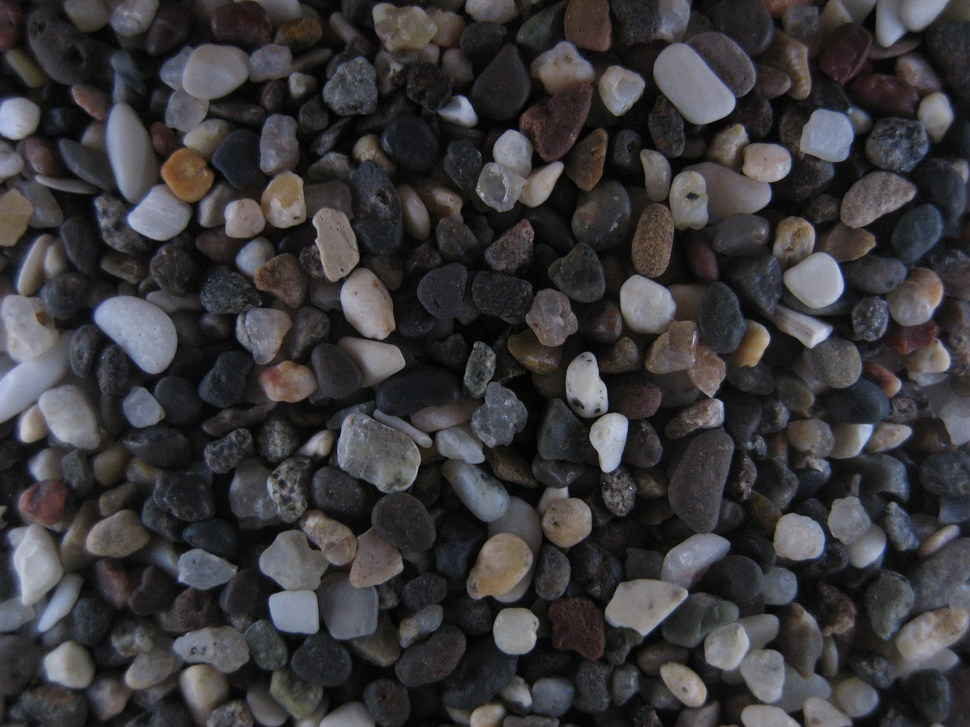
%> input picture applications/DigitalGrainSizeAnalysis/images/IMG_0202.JPG, 970 x 727 px, shrunk from 2592 x 1944 before the run
$ octave dgs_gui_fileload.m   (GNU Octave 9; MATLAB toolbox functions it lacks are replaced by stand-ins)
%> lines starting %> are read from the running program, lines starting %| are printed output that depends on the picture
### applications/DigitalGrainSizeAnalysis/subfunctions/fileload.m
% fileload
% loads a file into a matrix

function data = fileload(image_path)

if isstruct(image_path)
    image_path = fullfile(image_path.path,image_path.name);
end

data=imread(image_path);
if numel(size(data))==3
    data=double(0.2990 * data(:,:,1) + ...
                0.5870 * data(:,:,2) + ...
                0.1140 * data(:,:,3));
else
    data=double(data);
end

### applications/DigitalGrainSizeAnalysis/subfunctions/dgs_gui_show.m
function dgs_gui_show(sample)

if ~exist('sample','var')
    objSelectBox = findobj('tag','PickImage');
    objImage     = findobj('tag','current_image');

    ix = get(objSelectBox,'value');
    sample = get(objImage,'userdata');
    sample = sample(ix);
end

if ~isempty(sample.name)

    if isempty(sample.data)
        sample.data=fileload(sample);
    end

    set(findobj('tag','current_image'),'cdata',sample.data); colormap(gray);

    % set resolution bar to whatever the resolution actually is
    set(findobj('tag','res'),'String',num2str(sample.resolution));

    % remove plotted roi lines from previous image
    ax = findobj('Tag','im_axes1');
    ax2 = findobj('Tag','plot_axes');
    ax3 = findobj('Tag','auto_axes');
    chx = get(ax,'Children');
    if length(chx)>=2
        chx(end)=[];
        delete(chx)
    end

    % update title
    % a=get(findobj('tag','im_axes1'),'title');
    % set(get(findobj('tag','im_axes1'),'title'),'string',char(sample.name));

    h=findobj('tag','current_image');
    set(h,'cdata',sample.data); % make first image appear

    [Nv,Nu,blank] = size(sample.data);
    set(h,'xdata',1:Nu); % scales and labels
    set(h,'ydata',1:Nv);

    set(ax,'ylim',[1,size(sample.data,1)])
    set(ax,'xlim',[1,size(sample.data,2)])

    % if navigating back, draw roi lines back on
    if sample.num_roi>0
        for k=1:sample.num_roi
            sample.roi_line{k} = line(sample.roi_x{k},sample.roi_y{k},'color','red','linewidth',2);
        end
    end

    % first set axes ticks to be increments of 500
    set(ax,'ytick',linspace(1,size(sample.data,1),2))
    set(ax,'xtick',linspace(1,size(sample.data,2),2))
    % scale current x and y labels
    set(ax,'xticklabels',num2str(get(ax,'xtick')'.*sample.resolution))
    set(ax,'yticklabels',num2str(get(ax,'ytick')'.*sample.resolution))
    % axis tight

    if isfield(sample,'roi_line')
        if iscell(sample.roi_line)
        sample.roi_line{1} = line(sample.roi_x{1},...
            sample.roi_y{1},'color','red','linewidth',5);
        end
    end

   if ~isfield(sample,'auto') || isempty(sample.auto)

        chx = get(ax3,'Children');
        if length(chx)>=2
            chx(end)=[];
            delete(chx)
        end
        axes(ax3)
        title('')

        [Nv,Nu,blank] = size(sample.data);

        % calculate 2D autocorrel
        im=sample.data(1:min(Nu,Nv),1:min(Nu,Nv));
        % 2D-FFT transform on de-meaned image
        % power spectrum
        mag=abs(fft2(fftshift(im-mean(im(:))))).^2;
        %Shift zero-frequency component to centre of spectrum
        auto=fftshift(real(ifft2(mag)));
        auto = auto./max(auto(:));

        [centx,centy] = find(auto==1);
        % spectify number of lags to compute
        l = length(auto);
        nlags=round(l/8);
        % centre 2d autocorrelogram
        auto = auto(centx-nlags:centx+nlags,centy-nlags:centy+nlags);

        sample.auto = auto;
        [Nv,blank,blank] = size(sample.auto);

        h=findobj('tag','auto_image');

        set(h,'userdata',sample);
        set(h,'cdata',sample.auto); % make fi

        set(findobj('tag','auto_axes'),'xlim',[-2 2+Nv],...
            'ylim',[-2 2+Nv])
        grid off
        title('2D autocorrelation')
        axes(ax)

    end
    %         cla(ax3)
    if ~isempty(sample.dist)

        %     cla(ax3)
        chx = get(ax3,'Children');
        if length(chx)>=2
            chx(end)=[];
            delete(chx)
        end

        h=findobj('tag','auto_image');

        tmpimage=sample.roi{1};
        [Nv,Nu,blank] = size(tmpimage);
        tmpimage=tmpimage(round((Nv/2)-sample.percentiles(8)*1/sample.resolution):...
            round((Nv/2)+sample.percentiles(8)*1/sample.resolution),...
            round((Nu/2)-sample.percentiles(8)*1/sample.resolution):...
            round((Nu/2)+sample.percentiles(8)*1/sample.resolution));
        [Nv,Nu,blank] = size(tmpimage);
        set(h,'cdata',tmpimage); % make fi
        axes(ax3)
        set(findobj('tag','auto_axes'),'xlim',[-2 2+Nv],...
            'ylim',[-2 2+Nv])
        set(ax3,'xticklabels',num2str(get(ax3,'xtick')'.*sample.resolution))
        set(ax3,'yticklabels',num2str(get(ax3,'ytick')'.*sample.resolution))

        grid off
        title('Sample Of Image')
        hold on
        plot([Nv/2 Nv/2],...
            [Nu/2 (Nu/2)+sample.percentiles(5)*1/sample.resolution],'r-','linewidth',2)
        text(Nv/2,Nu/2,'D_{50}','color','g','fontsize',12)

    else
        chx = get(ax3,'Children');
        if length(chx)>=2
            chx(end)=[];
            delete(chx)
        end
        [Nv,blank,blank] = size(sample.auto);

        h=findobj('tag','auto_image');

        set(h,'userdata',sample);
        set(h,'cdata',sample.auto); % make fi

        set(findobj('tag','auto_axes'),'xlim',[-2 2+Nv],...
            'ylim',[-2 2+Nv])
        grid off
        axes(ax3)
        title('2D autocorrelation')
    end
    axes(ax)


    if ~isempty(sample.dist)

        cla(ax2)

        h=findobj('Tag','plot_axes');
        axes(h)
        bar(sample.dist(:,1),sample.dist(:,2))
        if sample.resolution==1
            xlabel('Size (Pixels)')
        else
            xlabel('Size (mm)')
        end
        ylabel('Density')
        axis tight
        set(gca,'ydir','normal')
        text(.7,.92,['Mean = ',num2str(sample.arith_moments(1),3)],'units','normalized','fontsize',7)
        text(.7,.85,['Sorting = ',num2str(sample.arith_moments(2),3)],'units','normalized','fontsize',7)
        text(.7,.78,['Skewness = ',num2str(sample.arith_moments(3),3)],'units','normalized','fontsize',7)
        text(.7,.70,['D_{10} = ',num2str(sample.percentiles(2),3)],'units','normalized','fontsize',7)
        text(.7,.62,['D_{50} = ',num2str(sample.percentiles(5),3)],'units','normalized','fontsize',7)
        text(.7,.54,['D_{90} = ',num2str(sample.percentiles(8),3)],'units','normalized','fontsize',7)
        grid off
        axes(ax2)
        title('Size Distribution')
        axes(ax)

    else
        cla(ax2)
        title('')
    end

end

### applications/DigitalGrainSizeAnalysis/subfunctions/dgs_gui_fileload.m

% dgs_gui_fileload
% loads images into the program
%
% Written by Daniel Buscombe, various times in 2012 and 2013
% while at
% School of Marine Science and Engineering, University of Plymouth, UK
% then
% Grand Canyon Monitoring and Research Center, U.G. Geological Survey, Flagstaff, AZ
% please contact:
% dbuscombe@usgs.gov
% for lastest code version please visit:
% https://github.com/dbuscombe-usgs
% see also (project blog):
% http://dbuscombe-usgs.github.com/
%====================================
%   This function is part of 'dgs-gui' software
%   This software is in the public domain because it contains materials that originally came
%   from the United States Geological Survey, an agency of the United States Department of Interior.
%   For more information, see the official USGS copyright policy at
%   http://www.usgs.gov/visual-id/credit_usgs.html#copyright
%====================================

[image_name, image_path] = uigetfile({'*.*';'*.JPG';'*.BMP';'*.PNG';...
    '*.TIFF';'*.jpg';'*.bmp';'*.png';'*.tiff';'*.tif'},...
    'Load images ...', 'MultiSelect', 'on');	% get image names
%> the answer given: ../images/IMG_0202.JPG

if isequal(image_name,0) || isequal(image_path,0)
    disp('You pressed cancel') % msg if cancel button pressed
    sample = struct('data',[],'name','');
else % cancel button not pressed

    addpath(image_path) % add these to path so matlab can find them

    if ~iscell(image_name) % only 1 image selected

        F{1}=[image_path,image_name];

        sample(1).data=fileload(fullfile(image_path,image_name));
%> in fileload, data is the input picture: size 727x970x3 uint8; mean R, G, B 58.2, 56.6, 58.8
%> in fileload, `data=double(0.2990 * data(:,:,1) + 0.5870 * data(:,:,2) + 0.1140 * dat..`:
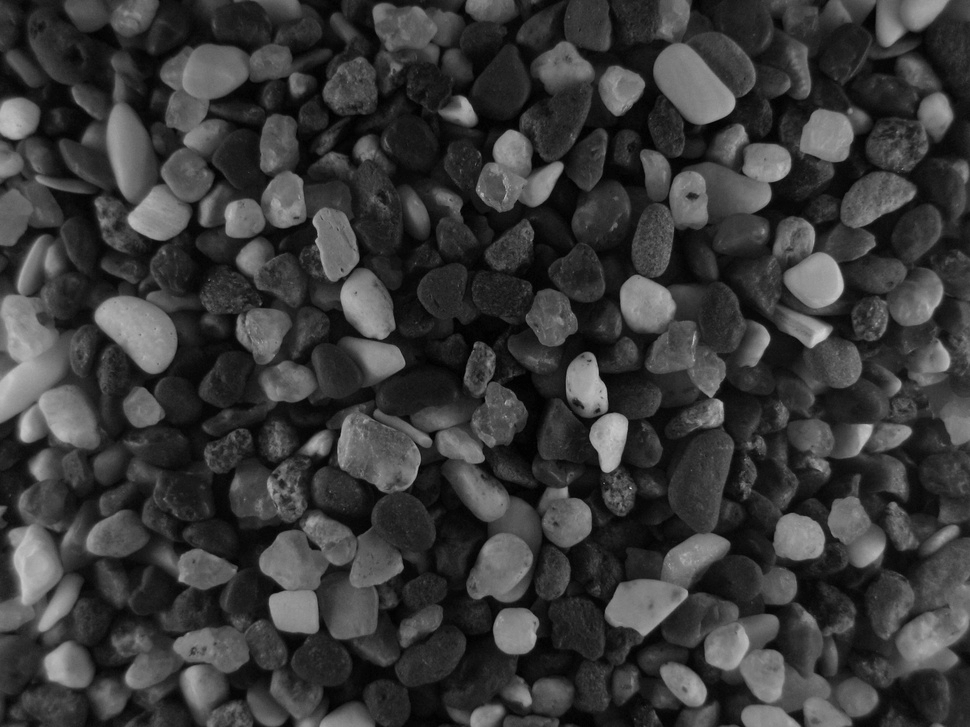
%> data: size 727x970 double; min 0, max 209, mean 57.3
        im=sample(1).data;
        [n,m,p] = size(im);
%> n = 727; m = 970; p = 1
        % cosine taper
        w = .25;
        window = repmat(tukeywin(n,w),1,m).*rot90(repmat(tukeywin(m,w),1,n));

        for i = 1:p
            im(:,:,i) = im(:,:,i).*window;
        end
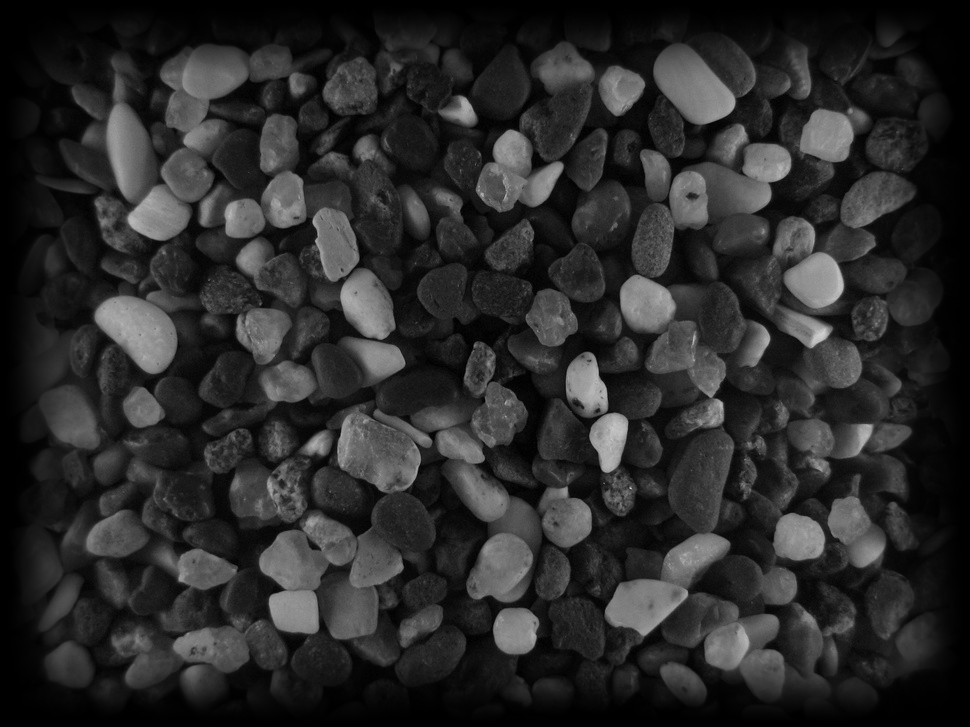
%> im: size 727x970 double; min 0, max 209, mean 42.8
        sample(1).data=im;

        sample(1).name=image_name;
        sample(1).path=image_path;
        sample(1).num_roi=0;
        sample(1).whole_roi=0;
        sample(1).roi={};
        sample(1).roi_x={};
        sample(1).roi_y={};
        sample(1).resolution=1;
        sample(1).flattened=0;
        sample(1).filtered=0;
        sample(1).filt1=2;
        sample(1).filt2=0.25;
        sample(1).filt3=2;
        sample(1).percentiles={};
        sample(1).arith_moments={};
        sample(1).geom_moments={};
        sample(1).dist={};


    else % more than 1 image

        % more efficient to preallocate
        sample = struct('data',cell(1,length(image_name)),...
            'name',cell(1,length(image_name)),...
            'path',cell(1,length(image_name)),...
            'resolution',cell(1,length(image_name)),....
            'num_roi',cell(1,length(image_name)),....
            'whole_roi',cell(1,length(image_name)),....
            'roi',cell(1,length(image_name)),...
            'roi_y',cell(1,length(image_name)),...
            'roi_x',cell(1,length(image_name)),...
            'flattened',cell(1,length(image_name)),....
            'filtered',cell(1,length(image_name)),...
            'filt1',cell(1,length(image_name)),...
            'filt2',cell(1,length(image_name)),...
            'filt3',cell(1,length(image_name)),...
            'percentiles',cell(1,length(image_name)),...
            'arith_moments',cell(1,length(image_name)),...
            'geom_moments',cell(1,length(image_name)),...
            'dist',cell(1,length(image_name)));

        F=cell(1,size(image_name,2));
        for i=1:size(image_name,2)
            ff=fullfile(image_path, char(image_name(i)));
            disp(['User selected ', ff]);
            fprintf(fid,'%s\n',['%User selected ', ff]);
            F{i}=ff;
        end

        % load first two images only
        sample(1).data=fileload(fullfile(image_path,char(image_name(1))));

        im=sample(1).data;
        [n,m,p] = size(im);
        % cosine taper
        w = .25; % width of cosine in percent of width of X
        window = repmat(tukeywin(n,w),1,m).*rot90(repmat(tukeywin(m,w),1,n));

        for i = 1:p
            im(:,:,i) = im(:,:,i).*window;
        end
        sample(1).data=im;


        for i=1:length(image_name)
            %         sample(i).data=imread([image_path char(image_name(i))]);
            sample(i).name=char(image_name(i));
            sample(i).path=char(image_path);
            sample(i).num_roi=0;
%             sample(i).roi={};
%             sample(i).roi_x={};
%             sample(i).roi_y={};
            sample(i).resolution=1;
            sample(i).flattened=0;
            sample(i).filtered=0;
            sample(i).filt1=2;
            sample(i).filt2=0.25;
            sample(i).filt3=2;
        end

    end

end

ix=1;

dgs_gui_show(sample(ix));
%> in dgs_gui_show, `[Nv,Nu,blank] = size(sample.data);`: Nv = 727; Nu = 970; blank = 1
%> in dgs_gui_show, `im=sample.data(1:min(Nu,Nv),1:min(Nu,Nv));`:
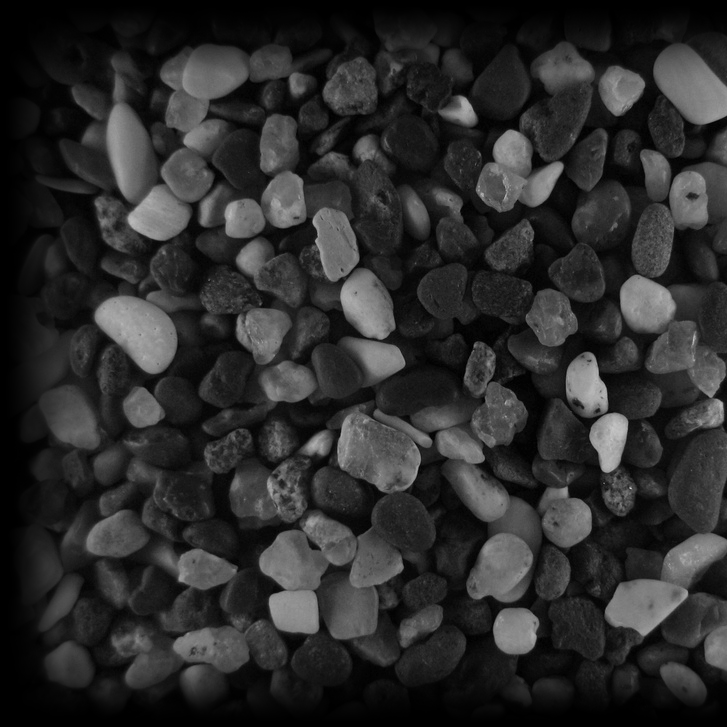
%> im: size 727x727 double; min 0, max 209, mean 44.2
%> in dgs_gui_show, `auto=fftshift(real(ifft2(mag)));`:
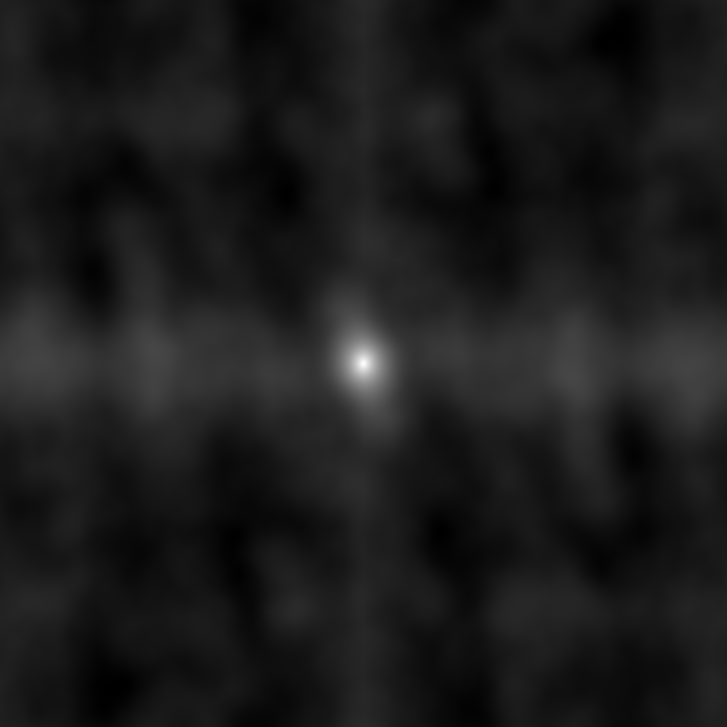
%> auto: size 727x727 double; min -97682702, max 800201307.8, mean 0; drawn with min black and max white
%> in dgs_gui_show, `[centx,centy] = find(auto==1);`: centx = 364
%> in dgs_gui_show, `auto = auto(centx-nlags:centx+nlags,centy-nlags:centy+nlags);`:
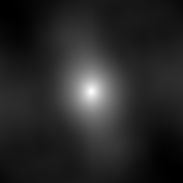
%> auto: size 183x183 double; min -0.0531, max 1, mean 0.113; drawn with min black and max white
%> the run ends on the next line

$ run again, on applications/DigitalGrainSizeAnalysis/images/IMG_0249.JPG
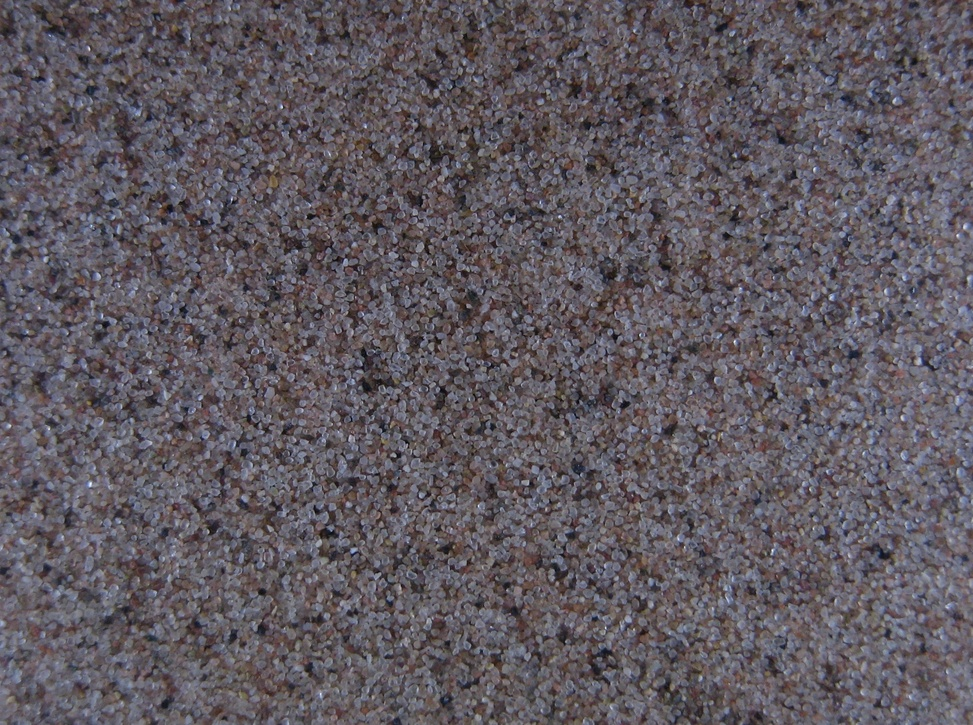
%> input picture applications/DigitalGrainSizeAnalysis/images/IMG_0249.JPG, 973 x 725 px, shrunk from 2088 x 1557 before the run
%> in fileload, data is the input picture: size 725x973x3 uint8; mean R, G, B 95.1, 88.7, 96
%> data: size 725x973 double
%> after the loop `for i = 1:p`:
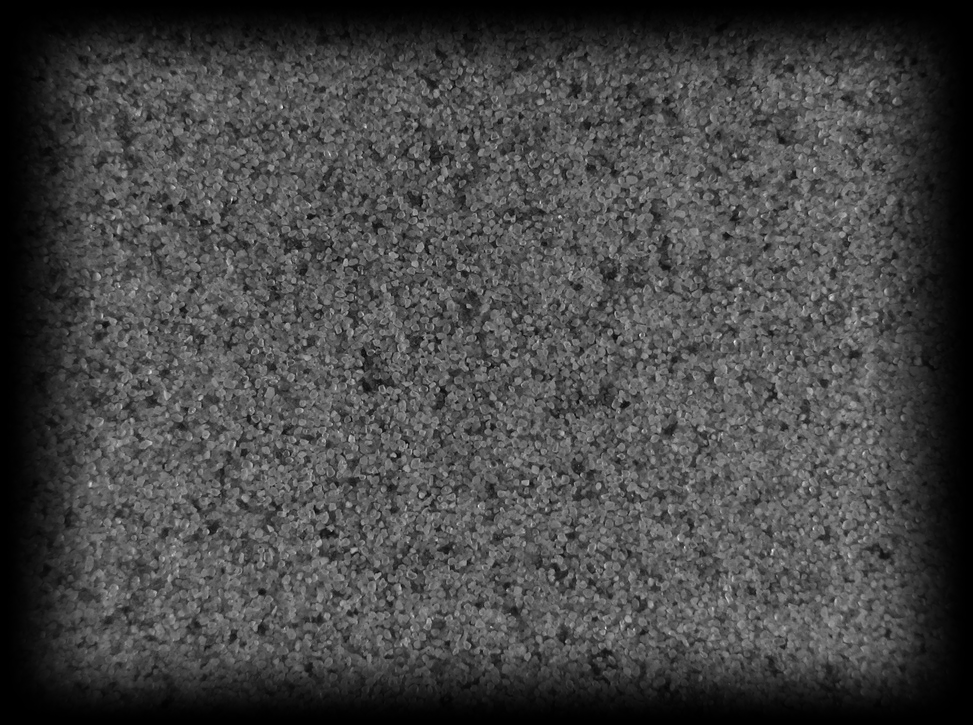
%> im: size 725x973 double; min 0, max 250, mean 69.5
%> Nv = 725; Nu = 973; blank = 1
%> centx = 363
%> in dgs_gui_show, `auto = auto(centx-nlags:centx+nlags,centy-nlags:centy+nlags);`:
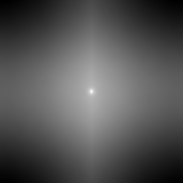
%> auto: size 183x183 double; min -0.0207, max 1, mean 0.316; drawn with min black and max white
